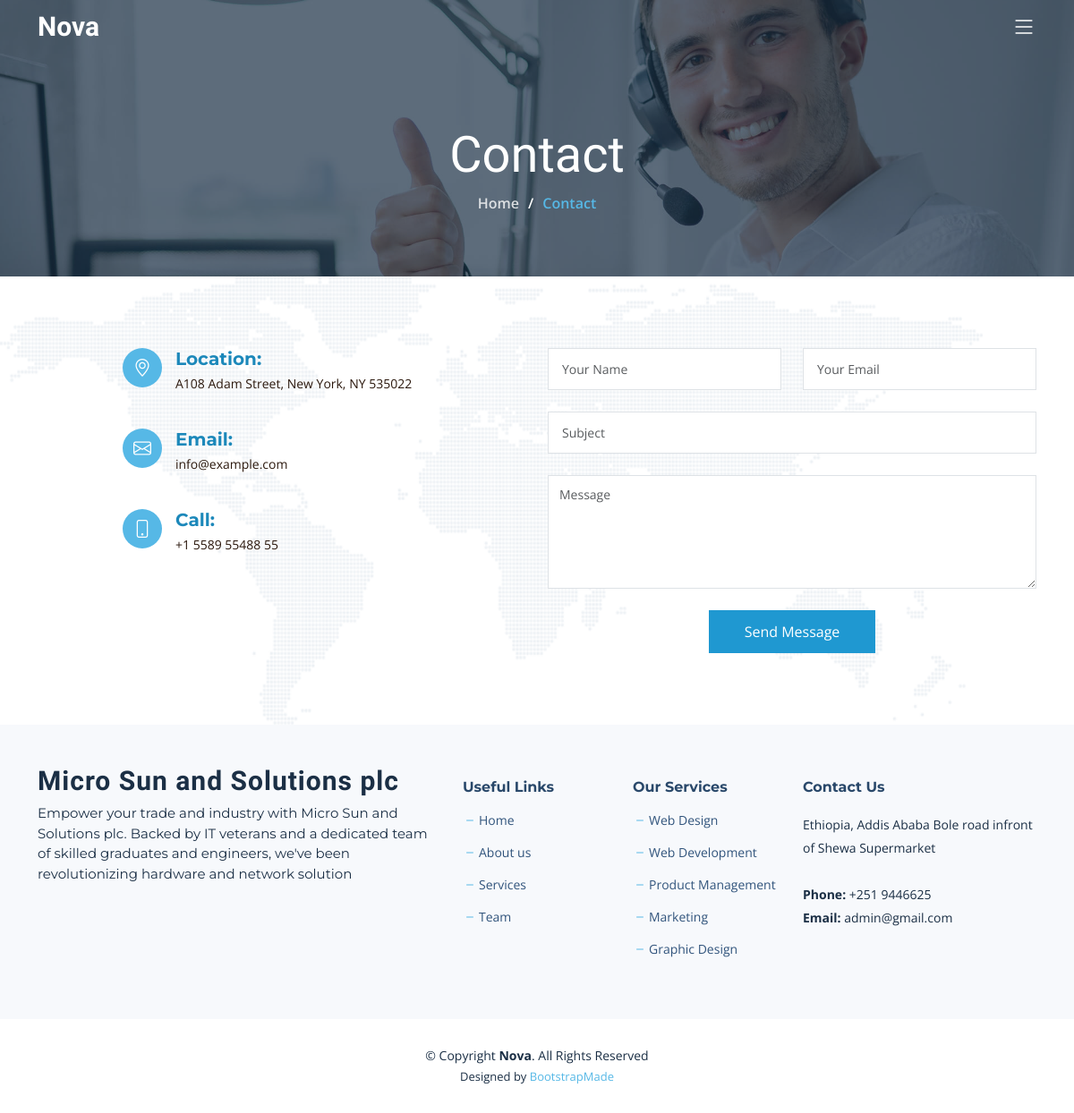
Page /contact/ on the committed database.
### my_app/models.py (models this page shows, shortened)
class Footer_model(models.Model):
    title = models.CharField(max_length=200)
    description = RichTextField(blank=True)
    twitter = models.CharField(max_length=100, blank=True, null=True)
    facebook = models.CharField(max_length=100, blank=True, null=True)
    instagram = models.CharField(max_length=100, blank=True, null=True)
    linkedin = models.CharField(max_length=100, blank=True, null=True)

class Contact_info_model(models.Model):
    name = models.CharField(max_length=200)
    location = models.CharField(max_length=200)
    email = models.EmailField()
    phone = models.CharField(max_length=50)

### my_app/views.py (the view, shortened to what this page needs)
# urls.py: path('contact/', Contact_view , name = 'contact_url'),
def Contact_view(request):
    success_message = None
    error_message = None
    context = {
        'success_message': success_message,
        'error_message': error_message,
    }
    return render(request, 'contact.html', context)

### my_app/context_processors.py (called while the page is built)
def why_choose_us_cp(request):
    why_choose_us_data = Why_choose_us_model.objects.all()
    return {'why_choose_us_cp': why_choose_us_data}

def About_cp(request):
    About_data = About_model.objects.first()
    return {'About_cp': About_data}

def service_cp(request):
    service_data = Service_model.objects.all()
    return {'service_cp': service_data}

def team_cp(request):
    team_data = Team_model.objects.all()
    return {'team_cp': team_data}

def footer_cp(request):
    footer_data = Footer_model.objects.first()
    return {'footer_cp': footer_data}

def Contact_info_cp(request):
    Contact_info_cp = Contact_info_model.objects.first()
    return {'Contact_info_cp': Contact_info_cp}

### my_app/templates/contact.html (shortened to what this page needs)
{% extends 'base.html' %}
{% load static %}
{% block content %}
    <div class="breadcrumbs d-flex align-items-center" style="background-image: url('{% static 'assets/img/contact-header.jpg' %}');">
        <div class="container position-relative d-flex flex-column align-items-center">
            <h2>Contact</h2>
            <ol>
                <li><a href="{% url 'home_url' %}">Home</a></li>
                <li>Contact</li>
            </ol>
        </div>
    </div>
    <section id="contact" class="contact">
        <div class="container position-relative" data-aos="fade-up">
            <div class="row gy-4 d-flex justify-content-end">
                <div class="col-lg-5" data-aos="fade-up" data-aos-delay="100">
                    <div class="info-item d-flex">
                        <i class="bi bi-geo-alt flex-shrink-0"></i>
                        <div>
                            <h4>Location:</h4>
                            <p>A108 Adam Street, New York, NY 535022</p>
                        </div>
                    </div>
                    <div class="info-item d-flex">
                        <i class="bi bi-envelope flex-shrink-0"></i>
                        <div>
                            <h4>Email:</h4>
                            <p>info@example.com</p>
                        </div>
                    </div>
                    <div class="info-item d-flex">
                        <i class="bi bi-phone flex-shrink-0"></i>
                        <div>
                            <h4>Call:</h4>
                            <p>+1 5589 55488 55</p>
                        </div>
                    </div>
                </div>
                <div class="col-lg-6" data-aos="fade-up" data-aos-delay="250">
                    <form action="{% url 'contact_url' %}" method="post" role="form" class="php-email-form">
                        <div class="row">
                            <div class="col-md-6 form-group">
                                <input type="text" name="name" class="form-control" id="name" placeholder="Your Name" required>
                            </div>
                            <div class="col-md-6 form-group mt-3 mt-md-0">
                                <input type="email" class="form-control" name="email" id="email" placeholder="Your Email" required>
                            </div>
                        </div>
                        <div class="form-group mt-3">
                            <input type="text" class="form-control" name="subject" id="subject" placeholder="Subject" required>
                        </div>
                        <div class="form-group mt-3">
                            <textarea class="form-control" name="message" rows="5" placeholder="Message" required></textarea>
                        </div>
                        <div class="text-center"><button type="submit">Send Message</button></div>
                    </form>
                </div>
            </div>
        </div>
    </section>
{% endblock %}

### my_app/templates/footer_section.html (shortened to what this page needs)
{% block 'footer_section' %}
<footer id="footer" class="footer">
  <div class="footer-content">
    <div class="container">
      <div class="row gy-4">
        <div class="col-lg-5 col-md-12 footer-info">
          <a href="index.html" class="logo d-flex align-items-center">
            <span>{{footer_cp.title}}</span>
          </a>
          <p>{{footer_cp.description|safe}}</p>
        </div>
        <div class="col-lg-2 col-6 footer-links">
          <h4>Useful Links</h4>
          <ul>
            <li><i class="bi bi-dash"></i> <a href="{% url 'home_url'%}">Home</a></li>
            <li><i class="bi bi-dash"></i> <a href="{% url 'about_url'%}">About us</a></li>
            <li><i class="bi bi-dash"></i> <a href="{% url 'service_url'%}">Services</a></li>
            <li><i class="bi bi-dash"></i> <a href="{% url 'team_url'%}">Team</a></li>
          </ul>
        </div>
        <div class="col-lg-2 col-6 footer-links">
          <h4>Our Services</h4>
          <ul>
            <li><i class="bi bi-dash"></i> <a href="{% url 'service_url' %}">Web Design</a></li>
            <li><i class="bi bi-dash"></i> <a href="{% url 'service_url' %}">Web Development</a></li>
            <li><i class="bi bi-dash"></i> <a href="{% url 'service_url' %}">Product Management</a></li>
            <li><i class="bi bi-dash"></i> <a href="{% url 'service_url' %}">Marketing</a></li>
            <li><i class="bi bi-dash"></i> <a href="{% url 'service_url' %}">Graphic Design</a></li>
          </ul>
        </div>
        <div class="col-lg-3 col-md-12 footer-contact text-center text-md-start">
          <h4>Contact Us</h4>
          <p>
            {{Contact_info_cp.location}} <br><br>
            <strong>Phone:</strong> {{Contact_info_cp.phone}}<br>
            <strong>Email:</strong> {{Contact_info_cp.email}}<br>
          </p>
        </div>
      </div>
    </div>
  </div>
  <div class="footer-legal">
    <div class="container">
      <div class="copyright">
        &copy; Copyright <strong><span>Nova</span></strong>. All Rights Reserved
      </div>
      <div class="credits">
        Designed by <a href="https://bootstrapmade.com/">BootstrapMade</a>
      </div>
    </div>
  </div>
</footer>
{% endblock %}

### static/assets/css/main.css (style rules this page uses)
:root { --font-default: "Open Sans", system-ui, -apple-system, "Segoe UI", Roboto, "Helvetica Neue", Arial, "Noto Sans", "Liberation Sans", sans-serif, "Apple Color Emoji", "Segoe UI Emoji", "Segoe UI Symbol", "Noto Color Emoji"; --font-primary: "Montserrat", sans-serif; --font-secondary: "Raleway", sans-serif; }
:root { --color-default: #2b180d; --color-primary: #56b8e6; --color-secondary: #1b2f45; }
:root { scroll-behavior: smooth; }
body { font-family: var(--font-default); color: var(--color-default); }
a { color: var(--color-primary); text-decoration: none; transition: 0.3s; }
h1, h2, h3, h4, h5, h6 { font-family: var(--font-primary); }
section { overflow: hidden; padding: 80px 0; }
.breadcrumbs { padding: 140px 0 60px 0; min-height: 30vh; position: relative; background-size: cover; background-position: center; background-repeat: no-repeat; }
.breadcrumbs:before { content: ""; background-color: rgba(27, 47, 69, 0.7); position: absolute; inset: 0; }
.breadcrumbs h2 { font-size: 56px; font-weight: 500; color: #fff; font-family: var(--font-secondary); }
.breadcrumbs ol { display: flex; flex-wrap: wrap; list-style: none; padding: 0 0 10px 0; margin: 0; font-size: 16px; font-weight: 600; color: var(--color-primary); }
.breadcrumbs ol a { color: rgba(255, 255, 255, 0.8); transition: 0.3s; }
.breadcrumbs ol li+li { padding-left: 10px; }
.breadcrumbs ol li+li::before { display: inline-block; padding-right: 10px; color: #fff; content: "/"; }
.contact { background: url("../img/contact-bg.png") left top no-repeat; background-size: contain; position: relative; }
.contact:before { content: ""; background: rgba(255, 255, 255, 0.7); position: absolute; bottom: 0; top: 0; left: 0; right: 0; }
.contact .info-item+.info-item { margin-top: 40px; }
.contact .info-item i { font-size: 20px; background: var(--color-primary); color: #fff; width: 44px; height: 44px; display: flex; justify-content: center; align-items: center; border-radius: 50px; transition: all 0.3s ease-in-out; margin-right: 15px; }
.contact .info-item h4 { padding: 0; font-size: 20px; font-weight: 700; margin-bottom: 5px; color: #1c88ba; }
.contact .info-item p { padding: 0; margin-bottom: 0; font-size: 14px; }
.contact .php-email-form { width: 100%; }
.contact .php-email-form .form-group { padding-bottom: 8px; }
.contact .php-email-form input, .contact .php-email-form textarea { border-radius: 0; box-shadow: none; font-size: 14px; padding: 12px 15px; }
.contact .php-email-form textarea { padding: 10px 12px; }
.contact .php-email-form button[type=submit] { background: #1f98d1; border: 0; padding: 12px 40px; color: #fff; transition: 0.4s; }
.footer { font-size: 14px; }
.footer .footer-content { background-color: #f7f9fc; background-size: contain; padding: 60px 0 30px 0; }
.footer .footer-content .footer-info { margin-bottom: 30px; }
.footer .footer-content .footer-info .logo { line-height: 0; margin-bottom: 25px; }
.footer .footer-content .footer-info .logo span { font-size: 30px; font-weight: 700; letter-spacing: 1px; color: var(--color-secondary); font-family: var(--font-secondary); margin-top: 3px; }
.footer .footer-content .footer-info p { font-size: 15px; margin-bottom: 0; font-family: var(--font-primary); color: var(--color-secondary); }
.footer .footer-content h4 { font-size: 16px; font-weight: bold; color: #29486a; position: relative; padding-bottom: 12px; }
.footer .footer-content .footer-links { margin-bottom: 30px; }
.footer .footer-content .footer-links ul { list-style: none; padding: 0; margin: 0; }
.footer .footer-content .footer-links ul i { margin-right: 2px; color: var(--color-primary); font-size: 16px; line-height: 0; }
.footer .footer-content .footer-links ul li { padding: 10px 0; display: flex; align-items: center; }
.footer .footer-content .footer-links ul li:first-child { padding-top: 0; }
.footer .footer-content .footer-links ul a { color: #31547c; transition: 0.3s; display: inline-block; line-height: 1; }
.footer .footer-content .footer-contact p { line-height: 26px; color: var(--color-secondary); }
.footer .footer-legal { background: #fff; padding: 30px 0; }
.footer .footer-legal .copyright { text-align: center; color: var(--color-secondary); }
.footer .footer-legal .credits { padding-top: 4px; text-align: center; font-size: 13px; color: var(--color-secondary); }

### rows in the picture
Footer_model: title "Micro Sun and Solutions plc", description "Empower your trade and industry with Micro Sun and Solutions plc. Backed by IT veterans and a dedicated team of skilled graduates and engineers, we've been revolutionizing hardware and network solution"
Contact_info_model: location "Ethiopia, Addis Ababa Bole road infront of Shewa Supermarket", phone "+251 9446625", email "admin@gmail.com"
